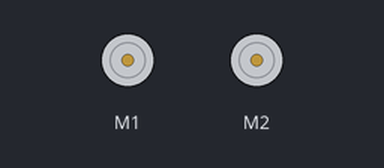
Recording of a program running on a simulated BBC micro:bit (MakeCode). Shown: 2 × DC motor (green arrow = forward, orange = backward, longer = faster).

Above: at 0.08 s.
Timing chart, 0 to 3.0 s (numbered marks = the images above):
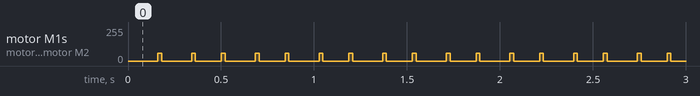

The program:

main.ts
```typescript
basic.forever(function () {
    maqueen.motorRun(maqueen.Motors.All, maqueen.Dir.CW, 60)
    maqueen.motorStop(maqueen.Motors.All)
    maqueen.motorRun(maqueen.Motors.M1, maqueen.Dir.CW, 0)
    maqueen.motorStop(maqueen.Motors.All)
    maqueen.motorRun(maqueen.Motors.M1, maqueen.Dir.CW, 0)
    maqueen.motorStop(maqueen.Motors.All)
    maqueen.motorRun(maqueen.Motors.M1, maqueen.Dir.CW, 0)
    maqueen.motorStop(maqueen.Motors.All)
    maqueen.motorRun(maqueen.Motors.M1, maqueen.Dir.CW, 0)
})
```

test.ts
```typescript
// tests gaan hier; deze zal niet worden gecompileerd wanneer dit pakket wordt gebruikt als extensie.
```

Measured:
- by itself, motor M1, motor M2: alternates forward 60/255 for 0.02 s and stopped for 0.16 s
